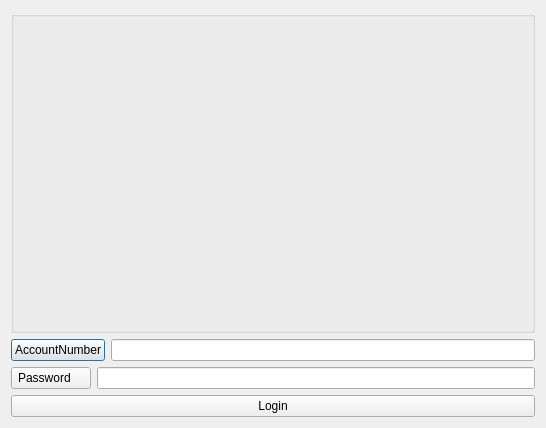
<?xml version="1.0" encoding="UTF-8"?>
<ui version="4.0">
 <class>UserLogin</class>
 <widget class="QDialog" name="UserLogin">
  <property name="geometry">
   <rect>
    <x>0</x>
    <y>0</y>
    <width>546</width>
    <height>428</height>
   </rect>
  </property>
  <property name="windowTitle">
   <string>UserLogin</string>
  </property>
  <layout class="QVBoxLayout" name="verticalLayout_3">
   <item>
    <layout class="QVBoxLayout" name="verticalLayout_4">
     <item>
      <widget class="QGroupBox" name="groupBox">
       <property name="title">
        <string/>
       </property>
       <widget class="Image" name="m_Image">
        <property name="geometry">
         <rect>
          <x>110</x>
          <y>10</y>
          <width>311</width>
          <height>256</height>
         </rect>
        </property>
        <property name="minimumSize">
         <size>
          <width>160</width>
          <height>160</height>
         </size>
        </property>
        <property name="baseSize">
         <size>
          <width>64</width>
          <height>64</height>
         </size>
        </property>
        <property name="text">
         <string/>
        </property>
       </widget>
      </widget>
     </item>
    </layout>
   </item>
   <item>
    <layout class="QVBoxLayout" name="verticalLayout">
     <item>
      <layout class="QHBoxLayout" name="horizontalLayout_3">
       <item>
        <widget class="QPushButton" name="pushButton_2">
         <property name="text">
          <string>AccountNumber</string>
         </property>
        </widget>
       </item>
       <item>
        <widget class="QLineEdit" name="lineEdit_2"/>
       </item>
      </layout>
     </item>
     <item>
      <layout class="QHBoxLayout" name="horizontalLayout">
       <item>
        <widget class="QPushButton" name="pushButton">
         <property name="text">
          <string>Password    </string>
         </property>
        </widget>
       </item>
       <item>
        <widget class="QLineEdit" name="lineEdit"/>
       </item>
      </layout>
     </item>
    </layout>
   </item>
   <item>
    <widget class="QPushButton" name="pushButton_3">
     <property name="text">
      <string>Login</string>
     </property>
    </widget>
   </item>
  </layout>
 </widget>
 <layoutdefault spacing="6" margin="11"/>
 <customwidgets>
  <customwidget>
   <class>Image</class>
   <extends>QLabel</extends>
   <header>image.h</header>
  </customwidget>
 </customwidgets>
 <resources/>
 <connections/>
</ui>
